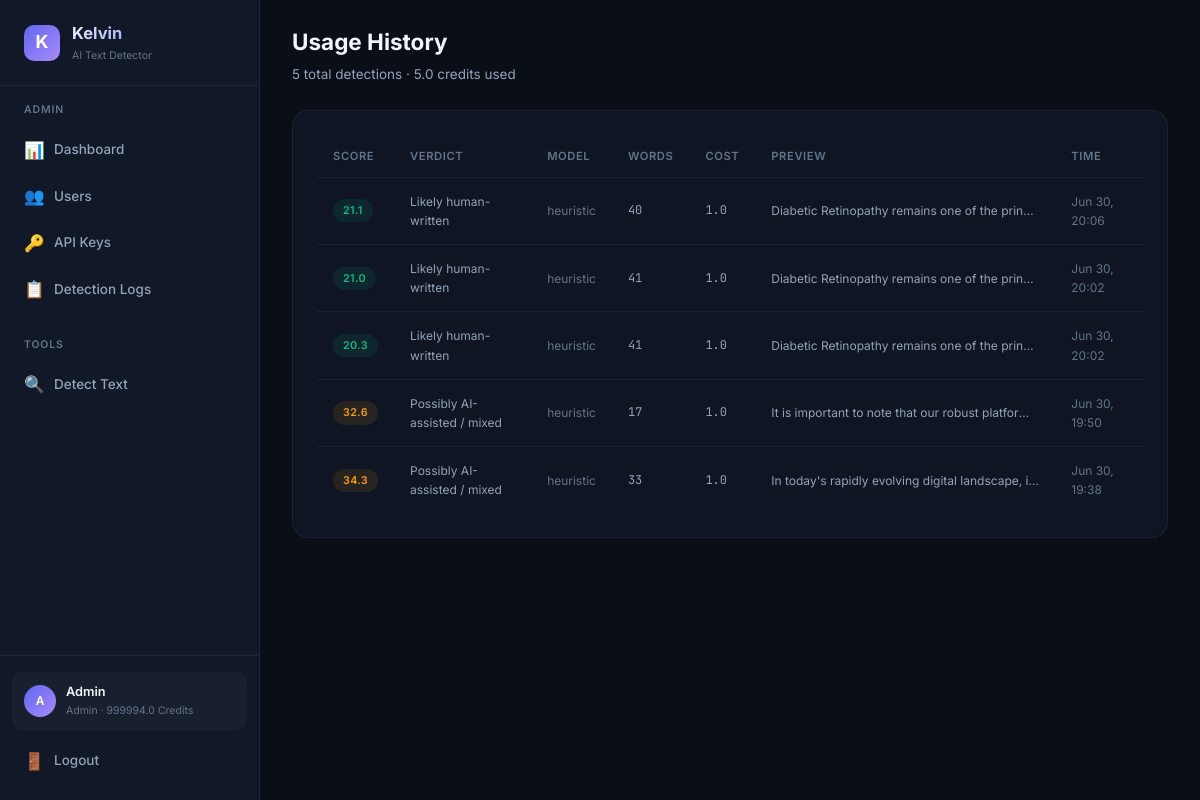
The app's page /dashboard/usage (signed in), older data.
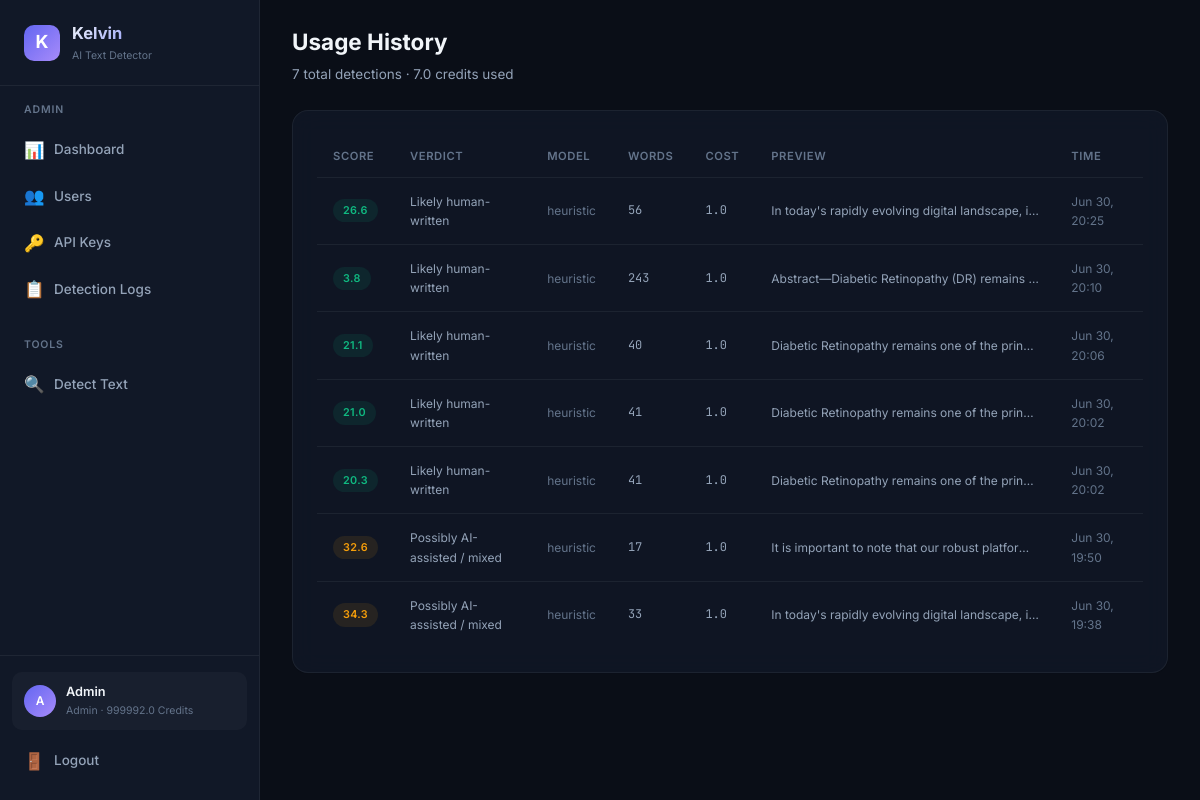
The same page, newer data.
### database.py (models this page shows, shortened)
class User(Base):
    __tablename__ = "users"
    id = Column(Integer, primary_key=True, autoincrement=True)
    email = Column(String(255), unique=True, nullable=False, index=True)
    password_hash = Column(String(255), nullable=False)
    display_name = Column(String(100), nullable=False)
    role = Column(String(20), nullable=False, default="user")  # "admin" or "user"
    balance = Column(Float, nullable=False, default=100.0)
    is_active = Column(Boolean, nullable=False, default=True)
    created_at = Column(DateTime, nullable=False, default=datetime.utcnow)
    api_keys = relationship("APIKeyRecord", back_populates="user", lazy="dynamic")
    detection_logs = relationship("DetectionLog", back_populates="user", lazy="dynamic")
    transactions = relationship("BalanceTransaction", back_populates="user", lazy="dynamic")

class DetectionLog(Base):
    __tablename__ = "detection_logs"
    id = Column(Integer, primary_key=True, autoincrement=True)
    user_id = Column(Integer, ForeignKey("users.id"), nullable=False, index=True)
    api_key_id = Column(Integer, ForeignKey("api_keys.id"), nullable=True)
    input_text = Column(Text, nullable=False)
    output_json = Column(Text, nullable=False)  # JSON string
    score = Column(Float, nullable=True)
    verdict = Column(String(50), nullable=True)
    model_used = Column(String(30), nullable=True)
    cost = Column(Float, nullable=False, default=1.0)
    word_count = Column(Integer, nullable=True)
    ip_address = Column(String(45), nullable=True)
    created_at = Column(DateTime, nullable=False, default=datetime.utcnow)
    user = relationship("User", back_populates="detection_logs")
    api_key = relationship("APIKeyRecord", back_populates="detection_logs")
    __table_args__ = (
        Index("idx_logs_user_created", "user_id", "created_at"),
    )

### detect-ai.py (the view)
@app.get("/dashboard/usage", response_class=HTMLResponse)
async def user_usage_page(request: Request, db: Session = Depends(get_db_session)):
    user = _require_web_user(request, db)
    logs = db.query(DetectionLog).filter(DetectionLog.user_id == user.id).order_by(desc(DetectionLog.created_at)).limit(100).all()
    total = db.query(func.count(DetectionLog.id)).filter(DetectionLog.user_id == user.id).scalar()
    total_cost = db.query(func.sum(DetectionLog.cost)).filter(DetectionLog.user_id == user.id).scalar() or 0
    return _render(request, db, "user/usage.html", logs=logs, total=total, total_cost=total_cost)

### templates/user/usage.html (shortened to what this page needs)
{% extends "base.html" %}
{% set active_page = 'user-usage' %}
{% block page_header %}
<div class="page-header">
    <h2>Usage History</h2>
    <p>{{ total }} total detections · {{ total_cost | round(1) }} credits used</p>
</div>
{% endblock %}
{% block content %}
<div class="card">
    {% if logs %}
    <div class="table-container">
        <table>
            <thead>
                <tr>
                    <th>Score</th>
                    <th>Verdict</th>
                    <th>Model</th>
                    <th>Words</th>
                    <th>Cost</th>
                    <th>Preview</th>
                    <th>Time</th>
                </tr>
            </thead>
            <tbody>
                {% for log in logs %}
                <tr>
                    <td>
                        <span class="badge {% if log.score and log.score >= 60 %}badge-red{% elif log.score and log.score >= 30 %}badge-yellow{% else %}badge-green{% endif %}">
                            {{ log.score | round(1) if log.score else '—' }}
                        </span>
                    </td>
                    <td class="text-sm">{{ log.verdict or '—' }}</td>
                    <td class="text-sm text-muted">{{ log.model_used or '—' }}</td>
                    <td class="text-mono text-sm">{{ log.word_count or '—' }}</td>
                    <td class="text-mono text-sm">{{ log.cost }}</td>
                    <td class="truncate text-sm">{{ log.input_text[:80] }}{% if log.input_text|length > 80 %}...{% endif %}</td>
                    <td class="text-sm text-muted">{{ log.created_at.strftime('%b %d, %H:%M') if log.created_at else '—' }}</td>
                </tr>
                {% endfor %}
            </tbody>
        </table>
    </div>
    {% else %}
    <div class="empty-state">
        <div class="empty-icon">📈</div>
        <h3>No usage yet</h3>
        <p>Your detection history will appear here.</p>
    </div>
    {% endif %}
</div>
{% endblock %}

### templates/base.html (shortened to what this page needs)
<!DOCTYPE html>
<html lang="en">
<head>
    <link rel="stylesheet" href="/static/css/style.css?v=3">
</head>
<body>
    {% block body %}
    <div class="app-layout">
        <aside class="sidebar">
            <div class="sidebar-brand">
                <div class="brand-icon">K</div>
                <div>
                    <h1>Kelvin</h1>
                    <div class="brand-version">AI Text Detector</div>
                </div>
            </div>
            <nav class="sidebar-nav">
                {% if user and user.role == 'admin' %}
                <div class="nav-section">
                    <div class="nav-section-title">Admin</div>
                    <a href="/admin/dashboard" class="nav-link {% if active_page == 'admin-dashboard' %}active{% endif %}">
                        <span class="nav-icon">📊</span> Dashboard
                    </a>
                    <a href="/admin/users" class="nav-link {% if active_page == 'admin-users' %}active{% endif %}">
                        <span class="nav-icon">👥</span> Users
                    </a>
                    <a href="/admin/keys" class="nav-link {% if active_page == 'admin-keys' %}active{% endif %}">
                        <span class="nav-icon">🔑</span> API Keys
                    </a>
                    <a href="/admin/logs" class="nav-link {% if active_page == 'admin-logs' %}active{% endif %}">
                        <span class="nav-icon">📋</span> Detection Logs
                    </a>
                </div>
                <div class="nav-section">
                    <div class="nav-section-title">Tools</div>
                    <a href="/dashboard/detect" class="nav-link {% if active_page == 'detect' %}active{% endif %}">
                        <span class="nav-icon">🔍</span> Detect Text
                    </a>
                </div>
                {% endif %}
            </nav>
            {% if user %}
            <div class="sidebar-footer">
                <div class="sidebar-user">
                    <div class="user-avatar">{{ user.display_name[0] | upper }}</div>
                    <div class="user-info">
                        <div class="user-name">{{ user.display_name }}</div>
                        <div class="user-role">{{ user.role }} · {{ user.balance | round(1) }} credits</div>
                    </div>
                </div>
                <a href="/logout" class="nav-link" style="margin-top: 8px;">
                    <span class="nav-icon">🚪</span> Logout
                </a>
            </div>
            {% endif %}
        </aside>
        <main class="main-content">
            {% block page_header %}{% endblock %}
            <div class="page-body">
                {% block content %}{% endblock %}
            </div>
        </main>
    </div>
    {% endblock %}
</body>
</html>

Row changes from the older to the newer data that the page shows:
changed User "Admin": balance "999994.0" → "999992.0"
added DetectionLog: score "26.6", verdict "Likely human-written", model_used "heuristic", word_count "56", cost "1.0", input_text "In today's rapidly evolving digital landscape, i…", created_at "Jun 30, 20:25"
added DetectionLog: score "3.8", verdict "Likely human-written", model_used "heuristic", word_count "243", cost "1.0", input_text "Abstract—Diabetic Retinopathy (DR) remains…", created_at "Jun 30, 20:10"
Text that changed along with them:
{{ total }}: "5" → "7"
{{ total_cost | round(1) }}: "5.0" → "7.0"
